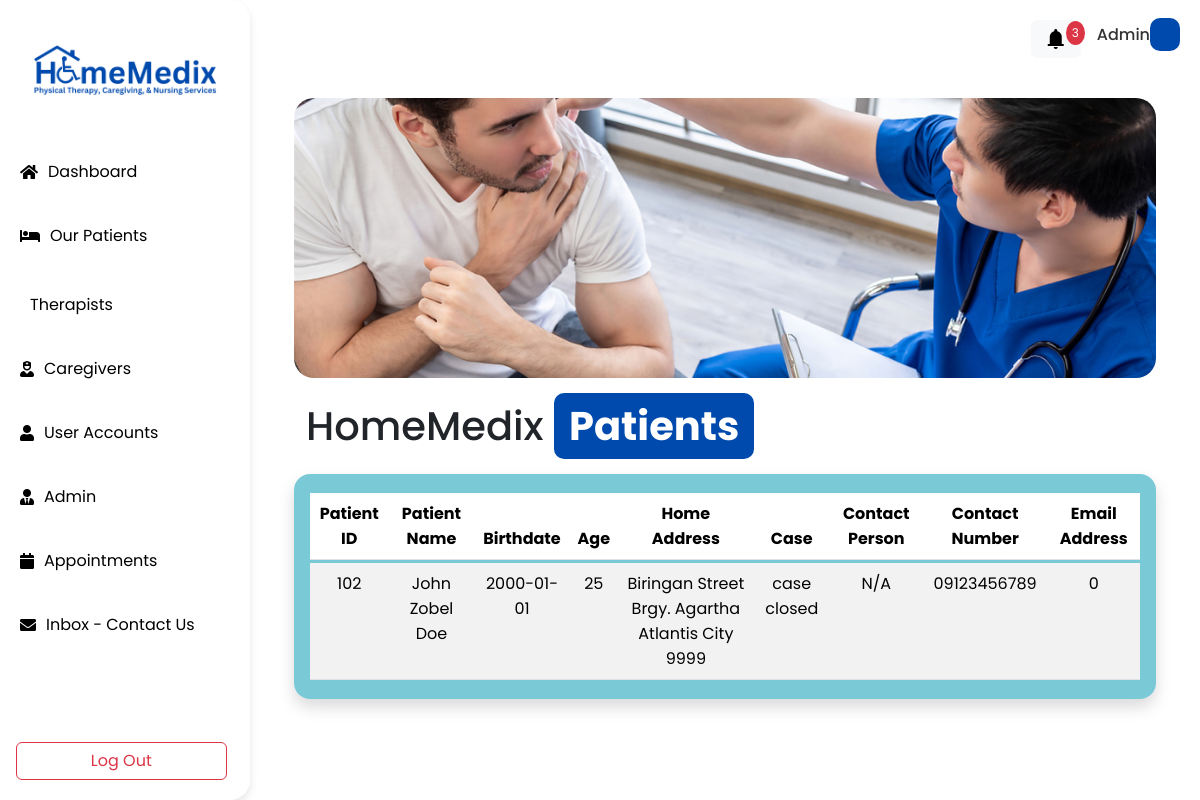
Screenshot of /admin/Admin_PatientRecord.php with the database file from the repository.
### tables this page shows
CREATE TABLE `appointments` (
  `id` int(11) NOT NULL,
  `user_id` int(11) NOT NULL,
  `practitioner_id` int(11) NOT NULL,
  `fname` varchar(128) NOT NULL,
  `mname` varchar(128) NOT NULL,
  `lname` varchar(128) NOT NULL,
  `sex` tinyint(1) NOT NULL COMMENT '1-male, 2-female',
  `bday` date NOT NULL,
  `address` varchar(255) NOT NULL,
  `barangay` varchar(128) NOT NULL,
  `city` varchar(128) NOT NULL,
  `zip` varchar(32) NOT NULL,
  `appointment_case` text NOT NULL,
  `service` tinyint(1) NOT NULL,
  `payment` tinyint(1) NOT NULL,
  `appointment_date` date NOT NULL,
  `appointment_time` time NOT NULL,
  `email` varchar(255) NOT NULL,
  `phone` varchar(128) NOT NULL,
  `status` tinyint(1) NOT NULL COMMENT '0-draft, 1-pending, 2-approved',
  `created_at` timestamp NOT NULL DEFAULT current_timestamp()
);

### backend/function.php (called while the page is built, shortened)
<?php
function getTableWhere($table, $column, $value){
    global $con;
    $table = mysqli_real_escape_string($con, $table);
    $column = mysqli_real_escape_string($con, $column);
    $value = mysqli_real_escape_string($con, $value);
    $query = "SELECT * FROM `$table` WHERE `$column` = $value ORDER BY created_at DESC";
    return $query_run = mysqli_query($con, $query);
}
?>

### admin/Admin_PatientRecord.php (the view, shortened to what this page needs)
<?php
require_once('../backend/function.php');
?>
<html lang="en">
  <head>
    <link rel="stylesheet" href="https://cdnjs.cloudflare.com/ajax/libs/font-awesome/5.15.3/css/all.min.css">
    <link href="https://cdn.jsdelivr.net/npm/bootstrap@5.3.3/dist/css/bootstrap.min.css" rel="stylesheet">
    <link rel="stylesheet" href="Admin_Records.css">
  </head>
  <body>
    <div class="wrapper">
      <div class="sidebar">
        <div class="logo-container">
          <img src="img/logo.png" alt="Logo" class="logo">
        </div>
        <ul>
          <li>
            <a href="Admin_Dashboard.php">
              <i class="fas fa-home"></i>Dashboard </a>
          </li>
          <li>
            <a href="Admin_PatientRecord.php">
              <i class="fas fa-bed"></i>Our Patients </a>
          </li>
          <li>
            <a href="Admin_UserRecord.php?role=2">
              <i class="fas fa-user-doctor"></i>Therapists </a>
          </li>
          <li>
            <a href="Admin_UserRecord.php?role=3">
              <i class="fas fa-user-nurse"></i>Caregivers </a>
          </li>
          <li>
            <a href="Admin_UserRecord.php?role=1">
              <i class="fas fa-user"></i>User Accounts </a>
          </li>
          <li>
            <a href="Admin_UserRecord.php?role=0">
              <i class="fas fa-user-tie"></i>Admin </a>
          </li>
          <li>
            <a href="Admin_AppointmentRecord.php">
              <i class="fas fa-calendar"></i>Appointments </a>
          </li>
          <li>
            <a href="Admin_Inbox.php">
              <i class="fas fa-envelope"></i>Inbox - Contact Us </a>
          </li>
        </ul>
        <div class="logout-container">
          <a href="../backend/ajax.php?action=logout" class="ms-3 p-0 w-100"><button class="btn btn-outline-danger btn-logout">Log Out</button></a>
        </div>
      </div>
      <div class="main_content">
        <div class="header d-flex justify-content-end align-items-center">
            <button class="btn btn-light notification-btn">
                <span class="material-symbols-outlined">notifications</span>
                <span class="notification-badge">3</span>
            </button>
          <h6>Admin <span class="bordered-blue"><?= $_SESSION['fname'] . ' ' . $_SESSION['lname'] ?></span>
          </h6>
        </div>
        <div class="info">
          <div class="container-fluid">
            <div class="container">
              <div class="banner-container">
                <img src="img/Admin_Patients.jpg" alt="Banner">
              </div>
              <div class="container mt-4">
                <div class="row align-items-center">
                  <div class="col-md-8">
                    <div class="text-container">
                      <h1>HomeMedix <span class="bordered-blue">Patients</span>
                      </h1>
                    </div>
                  </div>
                </div>
              </div>
              <div class="table-container">
                <div class="p-3 rounded-4 shadow">
                    <table class="table table-striped text-center table-hover">
                      <thead>
                        <tr>
                          <th>Patient ID</th>
                          <th>Patient Name</th>
                          <th>Birthdate</th>
                          <th>Age</th>
                          <th>Home Address</th>
                          <th>Case</th>
                          <th>Contact Person</th>
                          <th>Contact Number</th>
                          <th>Email Address</th>
                        </tr>
                      </thead>
                      <tbody>
                      <?php
                        $patients = getTableWhere('appointments', 'status', 2);
                          if($patients->num_rows > 0):
                            foreach($patients as $patient):
                              $fullname = $patient['fname'] . ($patient['mname'] ? ' ' . $patient['mname'] : '') . ' ' . $patient['lname'];
                        ?>
                        <tr>
                          <td><?= $patient['id'] + 100 ?></td>
                          <td><?= $fullname ?></td>
                          <td><?= $patient['bday'] ?></td>
                          <td><?= (new DateTime($patient['bday']))->diff(new DateTime())->y ?></td>
                          <td><?= $patient['address'] . ' ' . $patient['barangay'] . ' ' . $patient['city'] . ' ' . $patient['zip']?></td>
                          <td><?= $patient['appointment_case'] ?></td>
                          <td><?= $patient['cperson'] ?? 'N/A' ?></td>
                          <td><?= $patient['phone'] ?></td>
                          <td><?= $patient['email'] ?></td>
                        </tr>
                        <?php
                            endforeach;
                          else:
                        ?>
                        <tr>
                          <td colspan="9">No available data.</td>
                        </tr>
                      <?php
                        endif;
                      ?>
                      </tbody>
                    </table>
                  </div>
            </div>
              </div>
            </div>
          </div>
        </div>
      </div>
  </body>
</html>

### admin/Admin_Records.css (style rules this page uses)
* { margin: 0; padding: 0; box-sizing: border-box; font-family: 'Poppins', sans-serif; }
.wrapper { display: flex; position: relative; }
.sidebar { width: 250px; height: 100vh; background: white; border-radius: 0 20px 20px 0; box-shadow: 0 4px 8px rgba(0, 0, 0, 0.1); position: fixed; }
.logo-container { display: flex; justify-content: center; align-items: center; padding: 20px 0; }
.logo { height: 100px; width: auto; }
.sidebar ul { padding: 0; }
.sidebar ul li { padding: 20px; }
.sidebar ul li a { color: black; text-decoration: none; display: flex; align-items: center; }
.sidebar ul li a .fas { margin-right: 10px; }
.logout-container { position: absolute; bottom: 20px; width: 100%; display: flex; justify-content: center; }
.btn-logout { width: 90%; }
.main_content { margin-left: 250px; width: calc(100% - 250px); }
.header { padding: 20px; background: white; color: #333; }
.info { margin: 20px; }
.notification-btn { position: relative; margin-right: 1rem; }
.notification-btn .material-symbols-outlined { font-size: 24px; }
.notification-badge { position: absolute; top: 0; right: -5px; background-color: #dc3545; color: #fff; font-size: 12px; padding: 3px 6px; border-radius: 100%; }
.bordered-blue { color: white; background-color: #004AAD; font-weight: 700; padding: 5px 15px; border-radius: 10px; }
.banner-container { width: 100%; height: 35vh; display: flex; justify-content: center; align-items: center; overflow: hidden; }
.banner-container img { width: 100%; height: 100%; object-fit: cover; border-radius: 20px; }
.table-container { margin-top: 1rem; }
.table-container .p-3 { display: flex; flex-wrap: wrap; background-color: #0097b285; }
.table-container .p-3 table { padding: 0; margin: 0; border-spacing: 0 3px; border-collapse: separate; }
.table-container .p-3 table tr { height: 50px; text-align: center; }
.material-symbols-outlined { font-variation-settings: 'FILL' 1, 'wght' 400, 'GRAD' 0, 'opsz' 24 }

### rows the page displays
appointments: $patient['id'] + 100 "102", fullname "John Zobel Doe", bday "2000-01-01", address "Biringan Street", barangay "Brgy. Agartha", city "Atlantis City", zip "9999", appointment_case "case closed", cperson "N/A", phone "09123456789", email "0"
